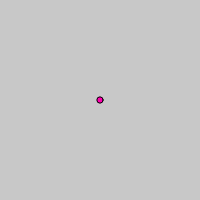
Frame 1 (no input)
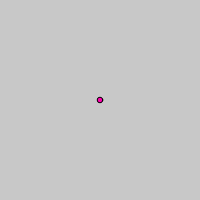
Frame 60 (no input)
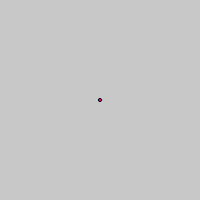
Frame 120 (the mouse pressed at the canvas centre since frame 60)

The p5.js sketch that drew these frames (run headless with seeded random() and noise() and a simulated clock; from frame 60 on, the mouse is pressed at the canvas centre):

// p5.js sketch
// ── sketch.js
let bgcolor;
let button;
let slider
let input;
let nameP;

function setup() {
  canas = createCanvas(200, 200);
  bgcolor = color(200)
  createP('');
  button = createButton('点我吧')
  button.mousePressed(changeColor)

  slider = createSlider(1, 100, 5)

  nameP = createP('你的名字');
  input = createInput('')
  
  
  nameP.mouseOver(overpara)
  nameP.mouseOut(outpara)
}

function overpara(){
  nameP.html('your mouse is over me!')
}

function outpara (){
  nameP.html('your mouse is out')
}


function changeColor() {
  bgcolor = random(255)
}


function draw() {
  background(bgcolor);
  fill(255, 0, 175)
  ellipse(100, 100, slider.value() + random(-3, 3))
  // nameP.html(input.value())
  text(input.value(), 10, 20)
}
